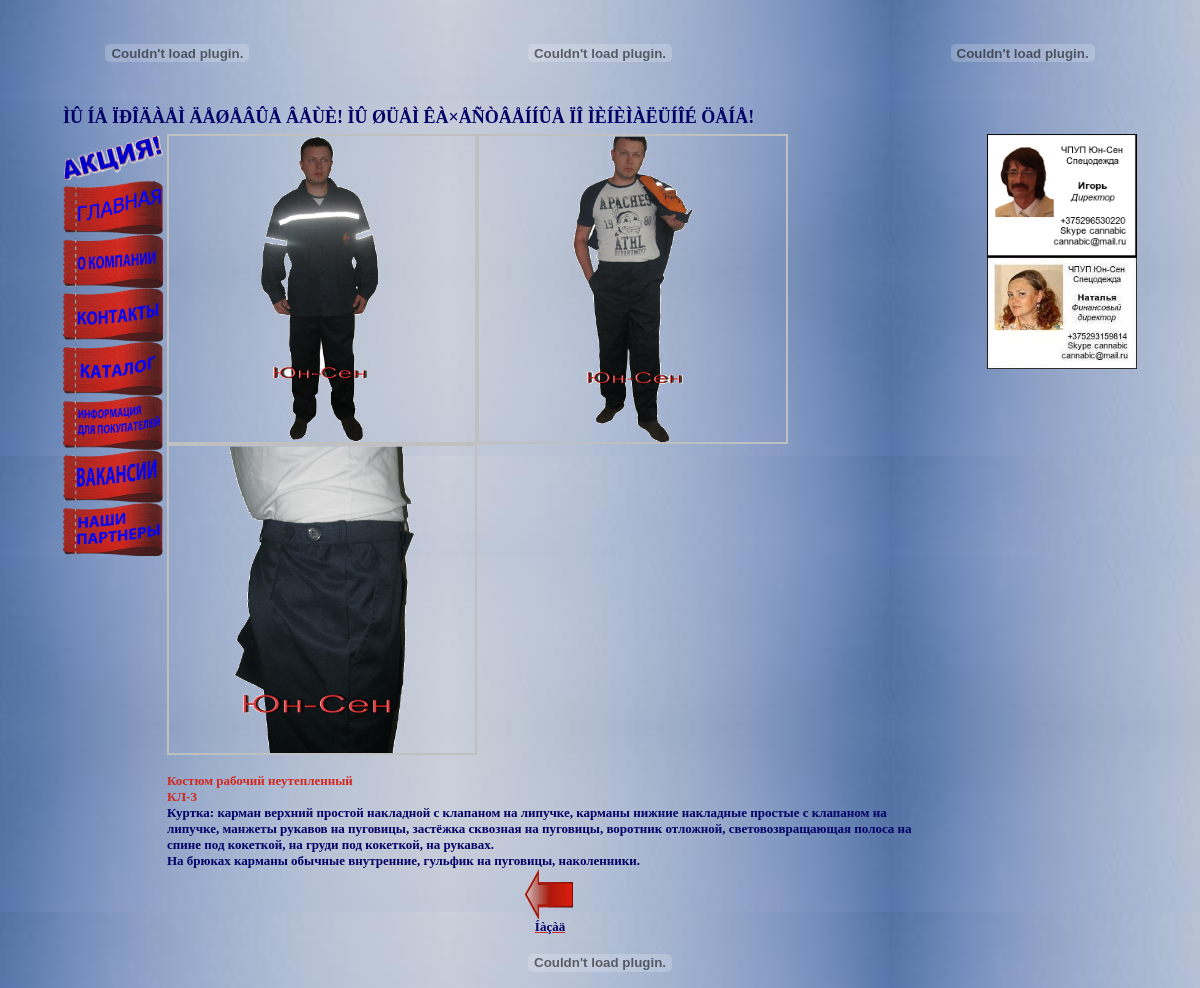
The page /p23.php on the database its author committed.
### tables this page shows
CREATE TABLE IF NOT EXISTS `catalog` (
  `category` text NOT NULL,
  `model` int(11) NOT NULL,
  `image` text NOT NULL,
  `name` text NOT NULL,
  `price` text NOT NULL,
  `description` text NOT NULL
);

### 23.php (called while the page is built)
<?php
$imgDir='images/2/3/';
$category = 2;
$model = 3;
?>

### p23.php (the view, shortened to what this page needs)
<?php
include ('23.php');
  function getFiles($path)
  {
    $files = scandir($path);
    for($i = 0, $length = count($files); $i < $length; $i++)
    {
      if( is_dir($path.$files[$i]) )
      {
        unset($files[$i]);
      }
    }
    return $files;
  }
?>
<!DOCTYPE HTML PUBLIC "-//W3C//DTD HTML 4.01 Frameset//EN" "http://www.w3.org/TR/html4/frameset.dtd">
<html>
 <head>
<link rel="stylesheet" type="text/css" href="gallerystyle.css" />
<link rel="stylesheet" type="text/css" href="../highslide/highslide.css" />
</head>
<body align = center link = "#d22820"
alink = "#000066"
vlink = "#000066">
<div id="bg"></div>
<div id="content"><div align = center>
<table width = 90%>
<tr>
<td align = center>
<embed src="images/logo.swf" width = '150px' height = '100px' quality="high"  TYPE="application/x-shockwave-flash" wmode="transparent" loop="true" autoplay="true" pluginspage="http://www.macromedia.com/go/getflashplayer"></embed>
</td>
<td align = center>
<embed src="images/text.swf" width = '400px' height = '100px' quality="high"  TYPE="application/x-shockwave-flash" wmode="transparent" loop="true" autoplay="true" pluginspage="http://www.macromedia.com/go/getflashplayer"></embed>
</td>
<td align = center>
<embed src="images/phones.swf" width = '150px' height = '100px' quality="high"  TYPE="application/x-shockwave-flash" wmode="transparent" loop="true" autoplay="true" pluginspage="http://www.macromedia.com/go/getflashplayer"></embed>
</td>
</tr>
<tr>
<td colspan = 3><marquee>
<font size = 4px color="#000066" face="Verdana"><B>ÌÛ ÍÅ ÏÐÎÄÀÅÌ ÄÅØÅÂÛÅ ÂÅÙÈ! ÌÛ ØÜÅÌ ÊÀ×ÅÑÒÂÅÍÍÛÅ ÏÎ ÌÈÍÈÌÀËÜÍÎÉ ÖÅÍÅ!</B></font>
</marquee></td></tr>
</table>
</div>
<div align = center>
<table border="0"  width="90%">
<tr>
<td valign = top rowspan = 2 align = left>
<a href = empty.php><img src = "images/act.gif" width = 100px></img><br>
<a href = index.php><img src = "images/index.gif" width = 100px></img><br>
<a href = company.php><img src = "images/company.gif" width = 100px></img><br>
<a href = contacts.php><img src = "images/contacts.gif" width = 100px></img><br>
<a href = catalog.php><img src = "images/catalog.gif" width = 100px></img><br>
<a href = info.php><img src = "images/info.gif" width = 100px></img><br>
<a href = work.php><img src = "images/work.gif" width = 100px></img><br>
<a href = friends.php><img src = "images/friends.gif" width = 100px></img><br>
</td>
<td valign = top rowspan = 2>
<?php
        foreach( getFiles($imgDir) as $file )
        {
echo '<a href="'.$imgDir.$file.'" class="highslide" onclick="return hs.expand(this)">';
echo '<img src="'.$imgDir.$file.'" width="40%"/>';
echo '</a>';
   }
 ?>
<br>
<?php
$query = mysql_query("SELECT * FROM catalog WHERE category = $category AND model = $model");
do
{
    $n = $row['name'];
    $d = $row['description'];
    echo ('<div align = left>');
    echo ('<font size = 2px color="#d22820" face="Verdana"><B>');
    echo ($n);
    echo ('</B></font>');
    echo ('<br>');
    echo ('<font  size = 2px color="#000066" face="Verdana"><B>');
    echo ($d);
    echo ('</B></font>');
    echo ('</div>');
}
 while ($row = mysql_fetch_array ($query));
?>
<div align = center>
<?php
echo '<a href="';
echo $category;
echo '.php" title="íàçàä">';
?>
<img src="images/back.gif" border=0 width=50px height=50px>
<br><font size = 2px color="#000066" face="Verdana"><B>Íàçàä</B></a></div>
<td valign = top align = right WIDTH = 150PX>
<img src = images/igor.png WIDTH = 150PX><br>
<img src = images/natalia.JPG WIDTH = 150PX>
<br>
<iframe src="http://diano4ka96.narod.ru/tag.html"
width="200" height="200"
align="left" scrolling=no
frameborder="0">
    Âàø áðàóçåð íå ïîääåðæèâàåò ïëàâàþùèå ôðåéìû!
 </iframe>
</td>
</tr>
</table>
</div>
<embed src="images/end.swf" width = '100%' height = '50px' quality="high"  TYPE="application/x-shockwave-flash" wmode="transparent" loop="true" autoplay="true" pluginspage="http://www.macromedia.com/go/getflashplayer"></embed>
</div>
</body>
</html>

### highslide/highslide.css (style rules this page uses)
.highslide { outline: none; text-decoration: none; }
.highslide img { border: 2px solid silver; }

### p23.php (style rules this page uses)
#bg { position:fixed; top:0; bottom:0; left:0; right:0; background-image:url(images/bgc.jpg); z-index:999; }
#content { position:absolute; top:0; bottom:0; left:0; right:0; z-index:1000; }

### rows shown on the page
catalog: name "Костюм рабочий неутепленный КЛ-3", description "Куртка: карман верхний простой накладной с клапаном на липучке, карманы нижние накладные простые с клапаном на липучке, манжеты рукавов на пуговицы, застёжка сквозная на пуговицы, воротник отложной, световозвращающая полоса на спине под кокеткой, на груди под кокеткой, на рукавах. На брюках карманы обычные внутренние, гульфик на пуговицы, наколенники."
